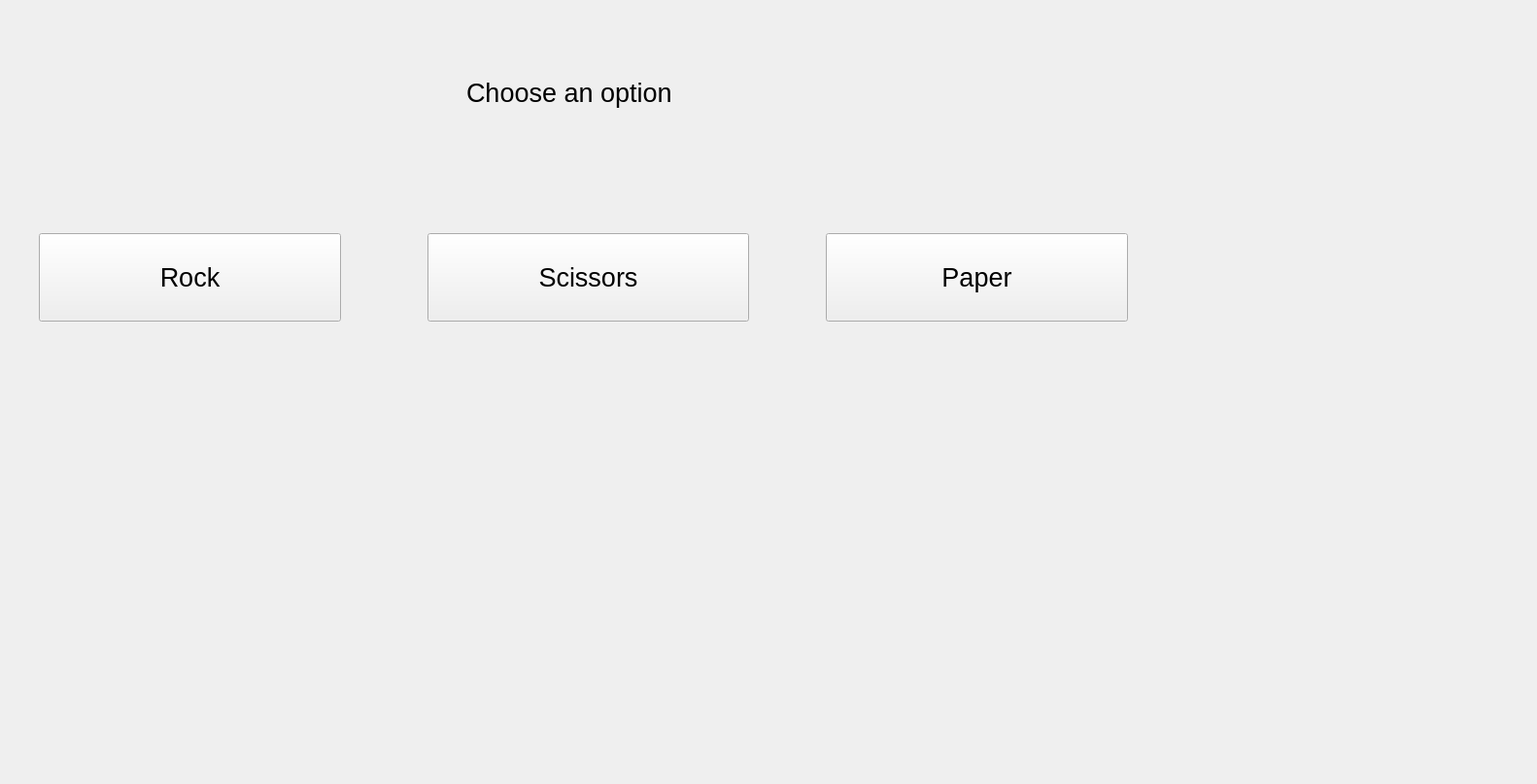
<?xml version="1.0" encoding="UTF-8"?>
<ui version="4.0">
 <class>ChoicesWindow</class>
 <widget class="QDialog" name="ChoicesWindow">
  <property name="geometry">
   <rect>
    <x>0</x>
    <y>0</y>
    <width>1582</width>
    <height>807</height>
   </rect>
  </property>
  <property name="windowTitle">
   <string>Dialog</string>
  </property>
  <widget class="QPushButton" name="Rock">
   <property name="geometry">
    <rect>
     <x>40</x>
     <y>240</y>
     <width>311</width>
     <height>91</height>
    </rect>
   </property>
   <property name="font">
    <font>
     <pointsize>20</pointsize>
    </font>
   </property>
   <property name="text">
    <string>Rock</string>
   </property>
   <property name="autoDefault">
    <bool>false</bool>
   </property>
  </widget>
  <widget class="QPushButton" name="Scissors">
   <property name="geometry">
    <rect>
     <x>440</x>
     <y>240</y>
     <width>331</width>
     <height>91</height>
    </rect>
   </property>
   <property name="font">
    <font>
     <pointsize>20</pointsize>
    </font>
   </property>
   <property name="text">
    <string>Scissors</string>
   </property>
   <property name="autoDefault">
    <bool>false</bool>
   </property>
  </widget>
  <widget class="QPushButton" name="Paper">
   <property name="geometry">
    <rect>
     <x>850</x>
     <y>240</y>
     <width>311</width>
     <height>91</height>
    </rect>
   </property>
   <property name="font">
    <font>
     <pointsize>20</pointsize>
    </font>
   </property>
   <property name="text">
    <string>Paper</string>
   </property>
   <property name="autoDefault">
    <bool>false</bool>
   </property>
  </widget>
  <widget class="QLabel" name="label">
   <property name="geometry">
    <rect>
     <x>480</x>
     <y>50</y>
     <width>451</width>
     <height>91</height>
    </rect>
   </property>
   <property name="font">
    <font>
     <pointsize>20</pointsize>
    </font>
   </property>
   <property name="text">
    <string>Choose an option</string>
   </property>
  </widget>
 </widget>
 <resources/>
 <connections/>
</ui>
